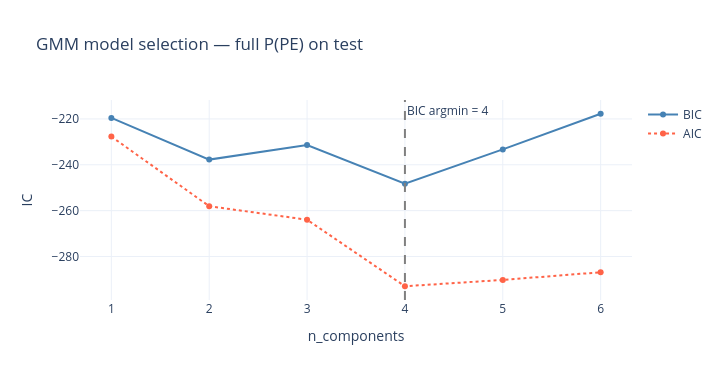

Source (notebook cell):
### Code cell
# BIC sweep on full P(PE) — does the data prefer ≥2 components?
rows = []
for K in range(1, 7):
    g = GaussianMixture(n_components=K, n_init=5, random_state=0).fit(probs_test.reshape(-1, 1))
    rows.append({'K': K, 'BIC': g.bic(probs_test.reshape(-1, 1)),
                 'AIC': g.aic(probs_test.reshape(-1, 1))})
df_bic = pd.DataFrame(rows)
fig = go.Figure()
fig.add_trace(go.Scatter(x=df_bic.K, y=df_bic.BIC, mode='lines+markers', name='BIC', line=dict(color='steelblue')))
fig.add_trace(go.Scatter(x=df_bic.K, y=df_bic.AIC, mode='lines+markers', name='AIC', line=dict(color='tomato', dash='dot')))
fig.add_vline(x=df_bic.loc[df_bic.BIC.idxmin(), 'K'], line=dict(dash='dash', color='gray'),
              annotation_text=f'BIC argmin = {df_bic.loc[df_bic.BIC.idxmin(), "K"]}')
fig.update_layout(template='plotly_white', width=720, height=380,
    title='GMM model selection — full P(PE) on test', xaxis_title='n_components', yaxis_title='IC')
fig.show()
df_bic

### Figure 1 — Plotly figure (JSON) as saved in the notebook; plotly's stock layout.template omitted (floating-point values rounded to 4 significant figures)
{"data": [{"line": {"color": "steelblue"}, "mode": "lines+markers", "name": "BIC", "x": [1, 2, 3, 4, 5, 6], "y": [-219.6, -237.7, -231.4, -248.2, -233.3, -217.7], "type": "scatter"}, {"line": {"color": "tomato", "dash": "dot"}, "mode": "lines+markers", "name": "AIC", "x": [1, 2, 3, 4, 5, 6], "y": [-227.7, -258.1, -264.0, -293.0, -290.2, -286.9], "type": "scatter"}], "layout": {"shapes": [{"line": {"color": "gray", "dash": "dash"}, "type": "line", "x0": 4, "x1": 4, "xref": "x", "y0": 0, "y1": 1, "yref": "y domain"}], "annotations": [{"showarrow": false, "text": "BIC argmin = 4", "x": 4, "xanchor": "left", "xref": "x", "y": 1, "yanchor": "top", "yref": "y domain"}], "width": 720, "height": 380, "title": {"text": "GMM model selection — full P(PE) on test"}, "xaxis": {"title": {"text": "n_components"}}, "yaxis": {"title": {"text": "IC"}}}}
